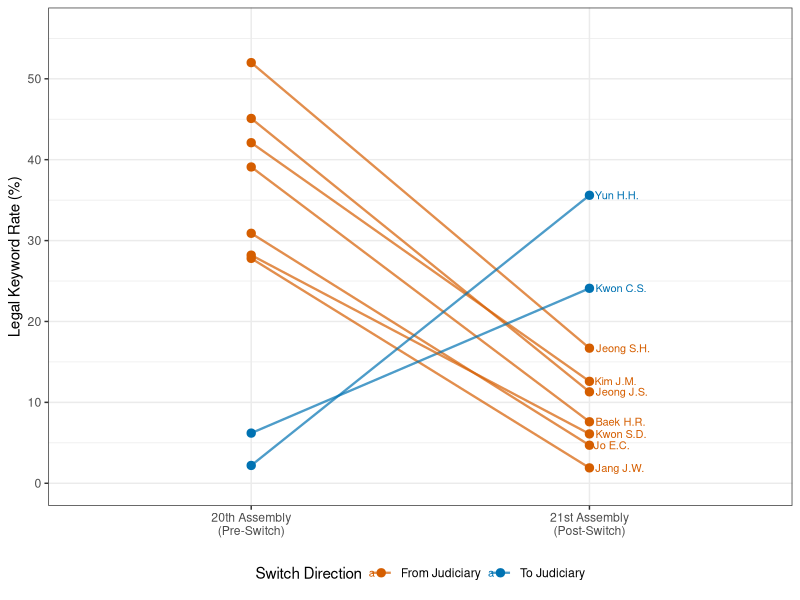
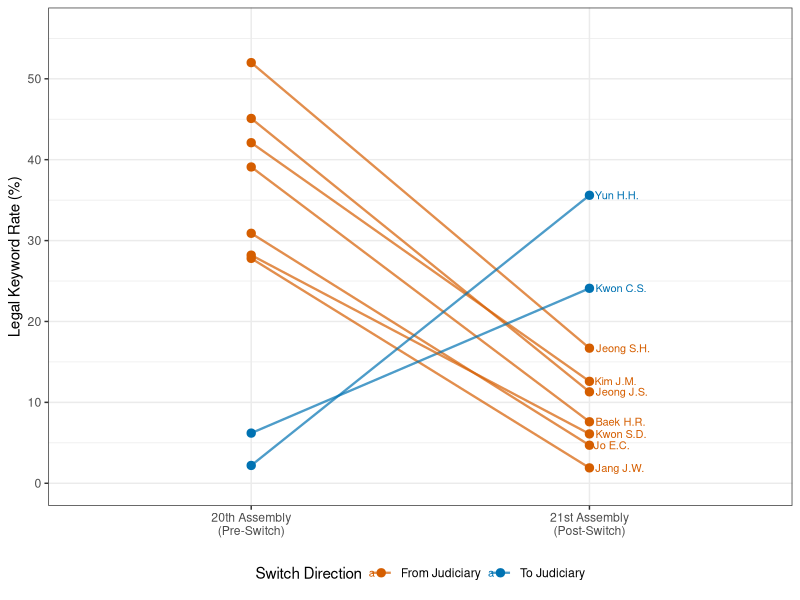

Write R code to recreate these figures, in order.
# Auto-generated figure for article
# Reads KNA data from Sys.getenv("KBL_DATA").
# Figure 3: Committee-switcher convergence slopegraph
library(ggplot2); library(dplyr); library(tidyr)

switch_data <- data.frame(
  legislator = c("Jeong S.H.", "Jeong J.S.", "Kim J.M.",
                 "Baek H.R.", "Jo E.C.", "Kwon S.D.",
                 "Jang J.W.", "Yun H.H.", "Kwon C.S."),
  old_comm = c("Judiciary","Judiciary","Judiciary",
               "Judiciary","Judiciary","Judiciary",
               "Judiciary","Industry","Industry"),
  new_comm = c("Defense","Agriculture","Pol. Affairs",
               "Pol. Affairs","Land/Transport","Agriculture",
               "Science/ICT","Judiciary","Judiciary"),
  old_rate = c(52.0, 45.1, 42.1, 39.1, 30.9, 28.2, 27.8, 2.2, 6.2),
  new_rate = c(16.7, 11.3, 12.6, 7.6, 4.7, 6.1, 1.9, 35.6, 24.1),
  new_baseline = c(5.6, 6.5, 9.5, 9.5, 5.7, 6.5, 6.8, 32.3, 32.3)
)
switch_long <- switch_data |>
  select(legislator, old_rate, new_rate) |>
  pivot_longer(cols = c(old_rate, new_rate),
               names_to = "period", values_to = "legal_pct") |>
  mutate(period = ifelse(period == "old_rate",
    "20th Assembly\n(Pre-Switch)", "21st Assembly\n(Post-Switch)"),
    period = factor(period, levels = c(
      "20th Assembly\n(Pre-Switch)", "21st Assembly\n(Post-Switch)")),
    direction = ifelse(legislator %in% c("Yun H.H.","Kwon C.S."),
                       "To Judiciary", "From Judiciary"))

oi_cols <- c("From Judiciary" = "#D55E00", "To Judiciary" = "#0072B2")

ggplot(switch_long,
       aes(x = period, y = legal_pct, group = legislator,
           color = direction)) +
  geom_line(linewidth = 0.8, alpha = 0.7) +
  geom_point(size = 2.5) +
  geom_text(data = switch_long |> filter(
    period == "21st Assembly\n(Post-Switch)"),
    aes(label = legislator), hjust = -0.12, size = 2.8) +
  scale_color_manual(values = oi_cols, name = "Switch Direction") +
  theme_bw(base_size = 11) +
  theme(legend.position = "bottom") +
  labs(x = NULL,
       y = "Legal Keyword Rate (%)",
       title = NULL) +
  scale_y_continuous(limits = c(0, 56), breaks = seq(0, 55, 10))
ggsave("articles/figures/fig_3.pdf", width = 7, height = 4.5)
